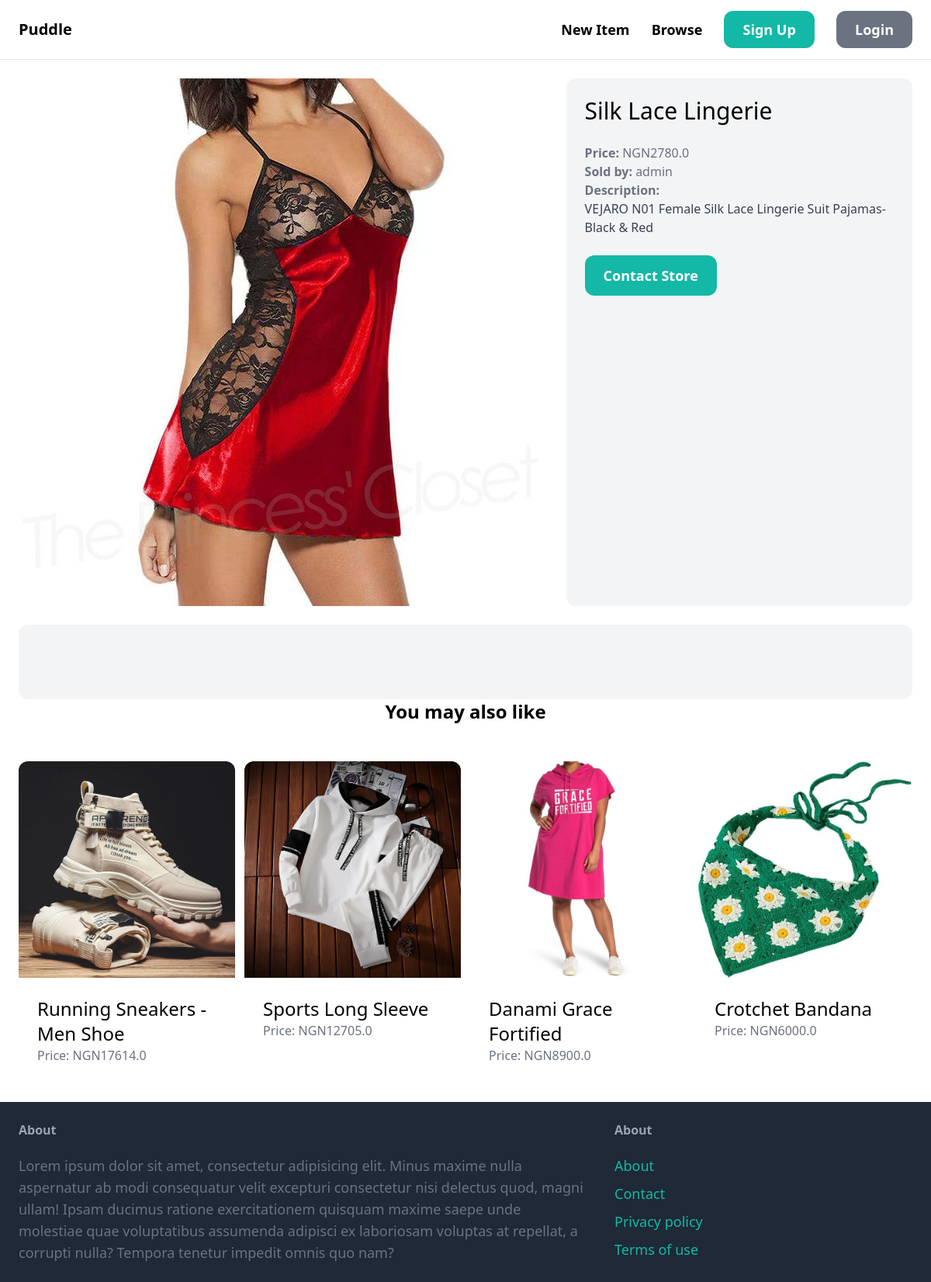
Page /items/4/ on the committed database.
### item/models.py (models this page shows, shortened)
class Item(models.Model):
    category = models.ForeignKey(Category, related_name='items', on_delete=models.CASCADE)
    name = models.CharField(max_length=255)
    description = models.TextField(blank=True, null=True)
    price = models.FloatField()
    image = models.ImageField(upload_to='item_images', blank=True, null=True)
    is_sold = models.BooleanField(default=False)
    created_by = models.ForeignKey(User, related_name='items', on_delete=models.CASCADE)
    created_at = models.DateTimeField(auto_now_add=True)

### item/views.py (the view)
# urls.py: path('<int:pk>/', views.detail, name='detail'),
def detail(request, pk):
    item = get_object_or_404(Item, pk=pk)
    related_items = Item.objects.filter(category=item.category, is_sold=False).exclude(pk=pk)[0:4]
    return render(request, 'item/detail.html', {
        'item': item,
        'related_items': related_items,
    })

### item/templates/item/detail.html (shortened to what this page needs)
{% extends 'core/base.html' %}
{% block content %}
    <div class="grid grid-cols-5 gap-6">
        <div class="col-span-3">
            <img src="{{ item.image.url }}" alt="Item Image" class="rounded-xl">
        </div>
        <div class="col-span-2 p-6 bg-gray-100 rounded-xl">
            <h1 class="mb-6 text-3xl">{{ item.name }}</h1>
            <p class="text-gray-500"><strong>Price: </strong>NGN{{ item.price }}</p>
            <p class="text-gray-500"><strong>Sold by: </strong>{{ item.created_by }}</p>
            {% if item.description %}
                <p class="text-gray-700">
                    <strong class="text-gray-500">Description: </strong><br>
                    {{ item.description }}
                </p>
            {% endif %}
            <a href="#" class="inline-block mt-6 px-6 py-3 text-lg font-semibold bg-teal-500 text-white hover:bg-teal-700 rounded-xl">Contact Store</a>
        </div>
    </div>
    <div class="mt-6 px-6 py-12 bg-gray-100 rounded-xl"></div>
        <h2 class="mb-12 text-2xl text-center"><strong>You may also like</strong></h2>
        <div class="grid grid-cols-4 gap-3">
            {% for item in related_items %}
                <div>
                    <a href="{% url 'item:detail' item.id %}">
                        <div>
                            <img src="{{ item.image.url }}" class="rounded-t-xl" alt="Item Image">
                        </div>
                        <div class="p-6 bg-white rounded-b-xl">
                            <h2 class="text-2xl">{{ item.name }}</h2>
                            <p class="text-gray-500">Price: NGN{{ item.price }}</p>
                        </div>
                    </a>
                </div>
            {% endfor %}
        </div>
    </div>
{% endblock %}

### rows in the picture
Item: image (picture), name "Silk Lace Lingerie", price "2780.0", created_by "admin", description "VEJARO N01 Female Silk Lace Lingerie Suit Pajamas-Black & Red"
Item: image (picture), name "Running Sneakers - Men Shoe", price "17614.0"
Item: image (picture), name "Sports Long Sleeve", price "12705.0"
Item: image (picture), name "Danami Grace Fortified", price "8900.0"
Item: image (picture), name "Crotchet Bandana", price "6000.0"
